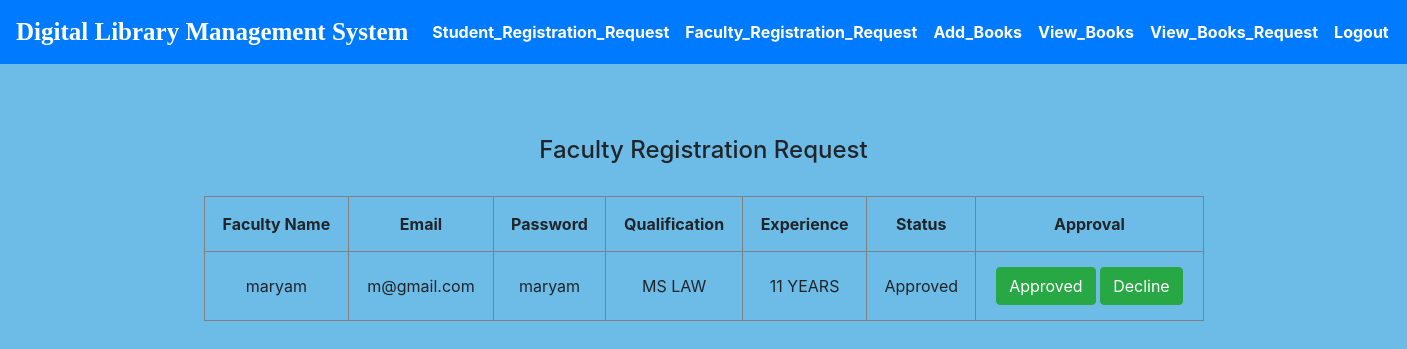
The app's page /FacultyRegistrationRequest.php with its own data.
### tables this page shows
CREATE TABLE `facultyregistration` (
  `Id` int(100) NOT NULL,
  `Name` varchar(100) NOT NULL,
  `Email` varchar(100) NOT NULL,
  `Password` varchar(100) NOT NULL,
  `Qualification` varchar(100) NOT NULL,
  `Experience` varchar(100) NOT NULL,
  `Status` varchar(100) NOT NULL
);

### FacultyRegistrationRequest.php (the view, shortened to what this page needs)
<!DOCTYPE html>
<html>
<head>
    <link rel="stylesheet" href="https://maxcdn.bootstrapcdn.com/bootstrap/4.0.0/css/bootstrap.min.css">
</head>
<body  style="background-color:#6CBCE7">
    <?php include"header/librarianheader.php";?>
    <br>
    <center>
<br><br>
    <h4>Faculty Registration Request</h2>
        <br>
        <form method="post">
<table border="1"   cellpadding="15" cellspacing="20" style="text-align:center; width:1000px">
        <tr >
            <th>Faculty Name</th>
            <th>Email</th>
            <th>Password</th>
            <th>Qualification</th>
            <th>Experience</th>
            <th>Status</th>
            <th>Approval</th>
        </tr>
        <?php
include "connection.php";
$query="select * from facultyregistration";
$x= mysqli_query($con, $query);
while($row= mysqli_fetch_array($x))
{
        ?>
        <tr>
            <td><?php echo $row['Name']; ?></td>
            <td><?php echo $row['Email']; ?></td>
            <td><?php echo $row['Password']; ?></td>
            <td><?php echo $row['Qualification']; ?></td>
            <td><?php echo $row['Experience']; ?></td>
            <td><?php echo $row['Status']; ?></td>
    <td><a class="btn btn-success" role="button" href="facultyapproval.php?id=<?php echo $row['Id']; ?>">Approved</a>
<a class="btn btn-success" role="button" href="facultydecline.php?id=<?php echo $row['Id']; ?>">Decline</a>
    </td>
</tr>
</form>
<?php
}
?>
    </center>
</body>
</html>

### records on screen
facultyregistration: Name "maryam", Email "m@gmail.com", Password "maryam", Qualification "MS LAW", Experience "11 YEARS", Status "Approved"
